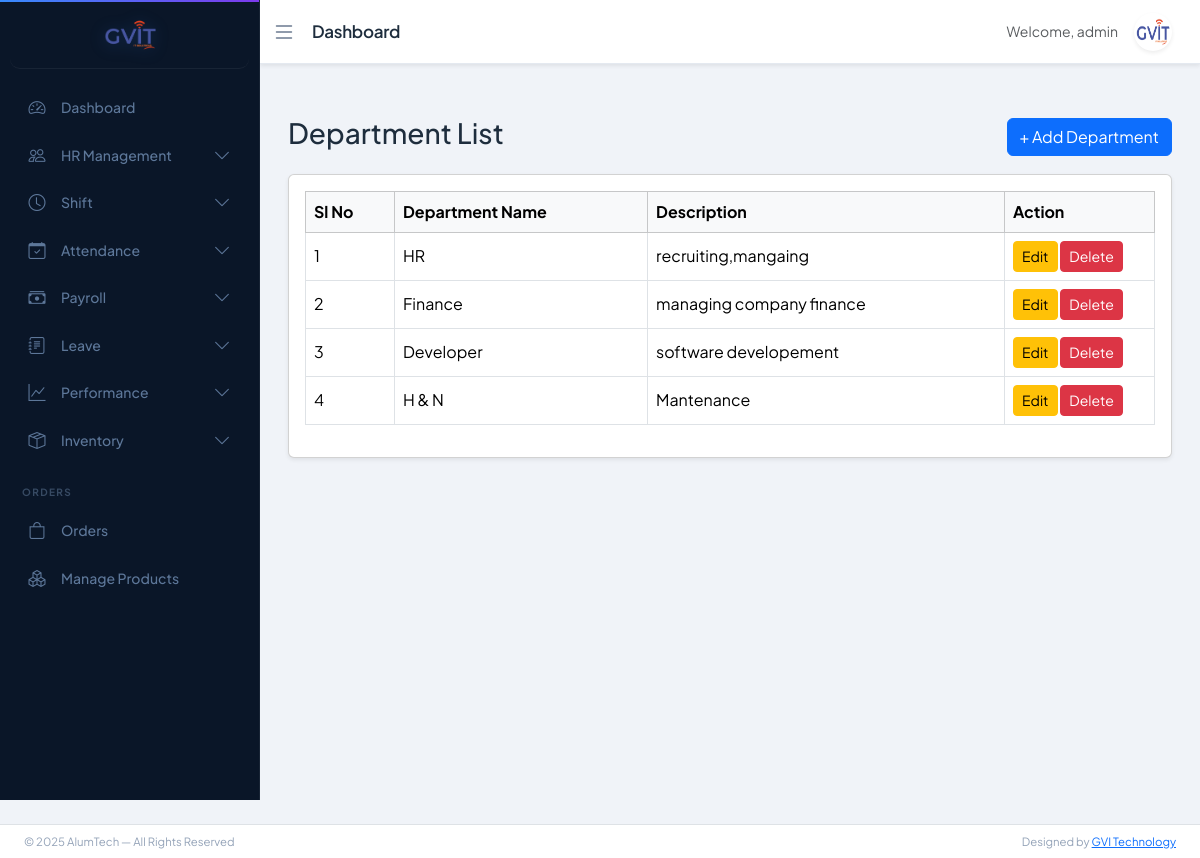
The app's page /department/ (signed in) with its own data.
### app/models.py (models this page shows, shortened)
class Department(models.Model):
    name = models.CharField(max_length=100, unique=True)
    description = models.TextField(blank=True)

### app/views.py (the view)
# urls.py: path('department/', views.department_list, name='department_list'),
@login_required(login_url='login')
def department_list(request):
    return render(request, 'department/department_list.html', {
        'departments': Department.objects.all().order_by('id')
    })

### templates/department/department_list.html (shortened to what this page needs)
{% extends 'base_dashboard.html' %}
{% block content %}
<div class="d-flex justify-content-between align-items-center mb-3">
  <h3>Department List</h3>
  <a href="{% url 'department_add' %}" class="btn btn-primary">
    + Add Department
  </a>
</div>
<div class="card shadow-sm">
  <div class="card-body">
    <table class="table table-bordered table-hover align-middle">
      <thead class="table-light">
        <tr>
          <th>Sl No</th>
          <th>Department Name</th>
          <th>Description</th>
          <th width="150">Action</th>
        </tr>
      </thead>
      <tbody>
        {% for dept in departments %}
        <tr>
          <td>{{ forloop.counter }}</td>
          <td>{{ dept.name }}</td>
          <td>{{ dept.description }}</td>
          <td>
            <a href="{% url 'department_edit' dept.id %}" class="btn btn-sm btn-warning">
              Edit
            </a>
            <a href="{% url 'department_delete' dept.id %}"
               class="btn btn-sm btn-danger"
               onclick="return confirm('Delete this department?')">
              Delete
            </a>
          </td>
        </tr>
        {% empty %}
        <tr>
          <td colspan="4" class="text-center">No departments found</td>
        </tr>
        {% endfor %}
      </tbody>
    </table>
  </div>
</div>
{% endblock %}

### templates/base_dashboard.html (shortened to what this page needs)
{% load static %}
<!doctype html>
<html lang="en">
<head>
<link href="https://cdn.jsdelivr.net/npm/bootstrap@5.3.2/dist/css/bootstrap.min.css" rel="stylesheet">
<link href="https://cdn.jsdelivr.net/npm/bootstrap-icons@1.11.3/font/bootstrap-icons.css" rel="stylesheet">
<link rel="stylesheet" href="{% static 'css/dashboard_style.css' %}">
</head>
<body>
{% if request.user.is_superuser %}
    {% include "includes/sidebar_admin.html" %}
{% elif request.user.employee_profile.role == "HR" %}
    {% include "includes/sidebar_hr.html" %}
{% elif request.user.employee_profile.role == "ACCOUNTS" %}
    {% include "includes/sidebar_accounts.html" %}
{% else %}
    {% include "includes/sidebar_employee.html" %}
{% endif %}
<nav class="navbar navbar-expand-lg navbar-custom shadow-sm" id="navbar">
    <div class="container-fluid">
        <button class="toggle-btn border-0 bg-transparent p-0"
                id="sidebarToggleBtn"
                aria-label="Toggle sidebar"
                aria-expanded="true"
                aria-controls="sidebar">
            <i class="bi bi-list fs-4"></i>
        </button>
        <span class="navbar-brand ms-3 fw-semibold">
            {% block page_title %}Dashboard{% endblock %}
        </span>
        <div class="ms-auto d-flex align-items-center gap-3 me-3">
            <span class="text-muted small">
                Welcome, {{ request.user.username }}
            </span>
            <div class="dropdown">
                <a href="#"
                   class="dropdown-toggle profile-toggle"
                   data-bs-toggle="dropdown"
                   aria-label="User profile menu"
                   aria-haspopup="true"
                   aria-expanded="false">
                    <img src="{% static 'images/gvit.png' %}"
                         width="38"
                         height="38"
                         class="rounded-circle shadow-sm"
                         alt="Profile picture">
                </a>
            </div>
        </div>
    </div>
</nav>
<div class="content mt-4 pb-5" id="content">
    {% block content %}{% endblock %}
</div>
<footer id="footer" class="bg-secondary border-top mt-auto">
    <div class="container-fluid px-4">
        <div class="row align-items-center py-2">
            <div class="col-md-6 small">
                © 2025 AlumTech — All Rights Reserved
            </div>
            <div class="col-md-6 text-md-end small">
                Designed by
                <a href="https://www.gvitechnology.com/" target="_blank">
                    GVI Technology
                </a>
            </div>
        </div>
    </div>
</footer>
</body>
</html>

### static/css/dashboard_style.css (style rules this page uses)
:root { --sidebar-width: 260px; --sidebar-collapsed: 72px; --navbar-height: 64px; --sidebar-bg: #0a1628; --sidebar-surface: #111f38; --sidebar-border: rgba(255,255,255,0.06); --sidebar-active-glow: rgba(56, 139, 253, 0.15); --accent: #388bfd; --accent-soft: rgba(56, 139, 253, 0.18); --accent-glow: 0 0 20px rgba(56, 139, 253, 0.35); --text-primary: #e6edf3; --text-muted: #5d7799; --text-faint: #374a63; --bg-page: #f0f3f8; --surface: #ffffff; --border: #e4e9f0; --shadow-sm: 0 1px 3px rgba(0,0,0,0.06), 0 1px 2px rgba(0,0,0,0.04); --shadow-md: 0 4px 16px rgba(0,0,0,0.08); --radius: 12px; --transition: all 0.3s cubic-bezier(0.4, 0, 0.2, 1); }
*, *::before, *::after { box-sizing: border-box; }
body { overflow-x: hidden; background: var(--bg-page); font-family: 'Plus Jakarta Sans', 'Segoe UI', sans-serif; color: #1e2d3d; -webkit-font-smoothing: antialiased; }
.navbar-custom { background: var(--surface); border-bottom: 1px solid var(--border); margin-left: var(--sidebar-width); height: var(--navbar-height); transition: var(--transition); display: flex; align-items: center; box-shadow: var(--shadow-sm); position: sticky; top: 0; z-index: 999; }
.navbar-brand { font-weight: 700; font-size: 17px; color: #1e2d3d; letter-spacing: -0.3px; }
.toggle-btn { font-size: 20px; cursor: pointer; color: #64748b; transition: var(--transition); padding: 6px; border-radius: 8px; line-height: 1; }
.profile-toggle img { cursor: pointer; border: 2px solid transparent; border-radius: 50%; transition: var(--transition); }
.profile-toggle::after { display: none !important; }
.profile-toggle { padding: 0; }
.content { margin-left: var(--sidebar-width); padding: 28px; padding-bottom: 90px; transition: var(--transition); min-height: calc(100vh - var(--navbar-height)); }
#footer { left: var(--sidebar-width); transition: var(--transition); background: var(--surface) !important; border-top: 1px solid var(--border); font-size: 13px; color: #94a3b8; }
#content { animation: pageFadeIn 0.3s ease forwards; }

### records on screen
Department: name "HR", description "recruiting,mangaing"
Department: name "Finance", description "managing company finance"
Department: name "Developer", description "software developement"
Department: name "H & N", description "Mantenance"

### other values on screen
{{ request.user.username }} "admin"
